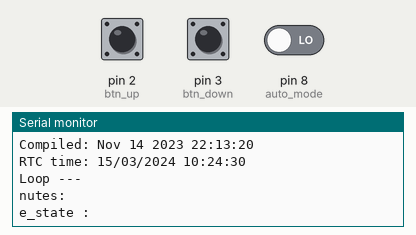
A sketch run on a simulated Arduino Uno, built with avr-gcc and run on an emulated ATmega328P. On the bench: the last lines printed to the serial monitor. The inputs (shaded band) are chosen by the test bench; at power-on: pin 2 (btn_up) HIGH, pin 3 (btn_down) HIGH, pin 8 (auto_mode) LOW. The local clock reads 2024-03-15 10:24:30 at power-on unless the sketch sets it.

Above: at 1.2 s.
1.3 s: pin 2 (btn_up) pulled LOW for 0.15 s
At 1.8 s:
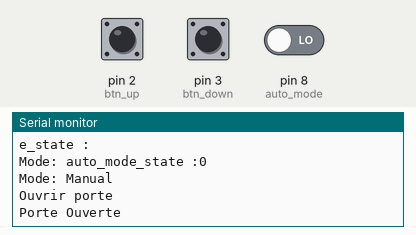
2.9 s: pin 3 (btn_down) pulled LOW for 0.15 s
At 3.8 s:
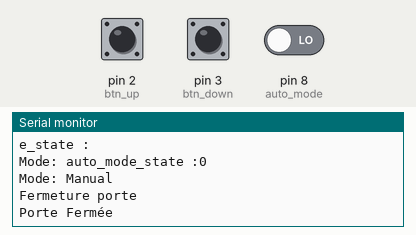
4.5 s: pin 2 (btn_up) driven LOW and pin 8 (auto_mode) driven HIGH
At 5.7 s:
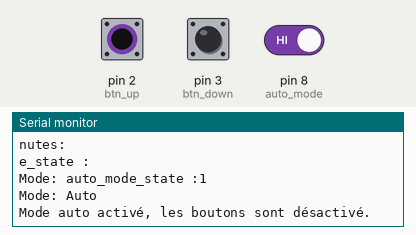

The sketch:

03_motdule_RTC.ino
```cpp
// --- Init rtc object ---
// Lib https://github.com/Makuna/Rtc/
#include <ThreeWire.h>
#include <RtcDS1302.h>

ThreeWire myWire(7, 8, 6); // IO, SCLK, CE
RtcDS1302<ThreeWire> Rtc(myWire);

// --- Init manual mode objects ---

// attachInterrupt ne fonctione qu'avec les pin 2 et 3 sur les carte Uno
const int btn_up = 2;   // Bouton haut
const int btn_down = 3; // Bouton bas

const int auto_mode = 8; // Interrupteur mode auto
int auto_mode_state = HIGH;

void setup()
{

    Serial.begin(9600); // Ouverture du port série et debit de communication fixé à 9600 bauds
    Serial.println("--- Setup ---");
    Serial.print("Compiled: ");
    Serial.print(__DATE__);
    Serial.print(" ");
    Serial.println(__TIME__);

    // --- Init rtc module ---
    Rtc.Begin();
    RtcDateTime now = Rtc.GetDateTime();
    Serial.print("RTC time: ");
    printDateTime(now);
    Serial.println();

    // --- Init manual mode ---

    pinMode(btn_up, INPUT_PULLUP);
    pinMode(btn_down, INPUT_PULLUP);
    pinMode(auto_mode, INPUT);

    // https://eskimon.fr/tuto-arduino-204-un-simple-bouton#les-interruptions-mat%C3%A9rielles
    attachInterrupt(digitalPinToInterrupt(btn_up), openDoor, FALLING);
    attachInterrupt(digitalPinToInterrupt(btn_down), closeDoor, FALLING);
}

void loop()
{
    Serial.println("Loop ---"); // Affichage sur le moniteur série

    // RTC module : https://github.com/Makuna/Rtc/wiki/RtcDateTime-object
    RtcDateTime now = Rtc.GetDateTime();
    Serial.println("Heure: " + now.Hour());
    Serial.println("Minutes: " + now.Minute());

    delay(2000);
}

// Séquence d'alimentation du moteur pour fermer la porte
void closeDoor()
{

    if (ManualModeActive() == true)
    {
        Serial.println("Fermeture porte"); /// Affichage sur le moniteur série du texte
        delay(2000);
        Serial.println("Porte Fermée"); // Affichage sur le moniteur série
    }

    else

    {
        Serial.println("Mode auto activé, les boutons sont désactivé.");
    }
}

// Séquence d'alimentation du moteur pour ouvrir la porte
void openDoor()
{

    if (ManualModeActive() == true)
    {
        Serial.println("Ouvrir porte"); /// Affichage sur le moniteur série du texte
        delay(2000);
        Serial.println("Porte Ouverte"); // Affichage sur le moniteur série
    }

    else

    {
        Serial.println("Mode auto activé, les boutons sont désactivé.");
    }
}

bool ManualModeActive()
{

    auto_mode_state = digitalRead(auto_mode);
    Serial.print("Mode: auto_mode_state :");
    Serial.println(auto_mode_state);

    if (auto_mode_state == LOW)
    {
        Serial.println("Mode: Manual"); // Affichage sur le moniteur série
        return true;
    }
    else
    {
        Serial.println("Mode: Auto");
        return false;
    }
}

// RTC Module

#define countof(a) (sizeof(a) / sizeof(a[0]))

void printDateTime(const RtcDateTime &dt)
{
    char datestring[20];

    snprintf_P(datestring,
               countof(datestring),
               PSTR("%02u/%02u/%04u %02u:%02u:%02u"),
               dt.Day(),
               dt.Month(),
               dt.Year(),
               dt.Hour(),
               dt.Minute(),
               dt.Second());
    Serial.print(datestring);
}
```

Measured:
- after the input at 1.3 s, the serial monitor: prints a new line at once (image 1)
- after the input at 2.9 s, the serial monitor: prints a new line after 0.05 s (image 2)
- after the input at 4.5 s, the serial monitor: prints a new line at once (image 3)
